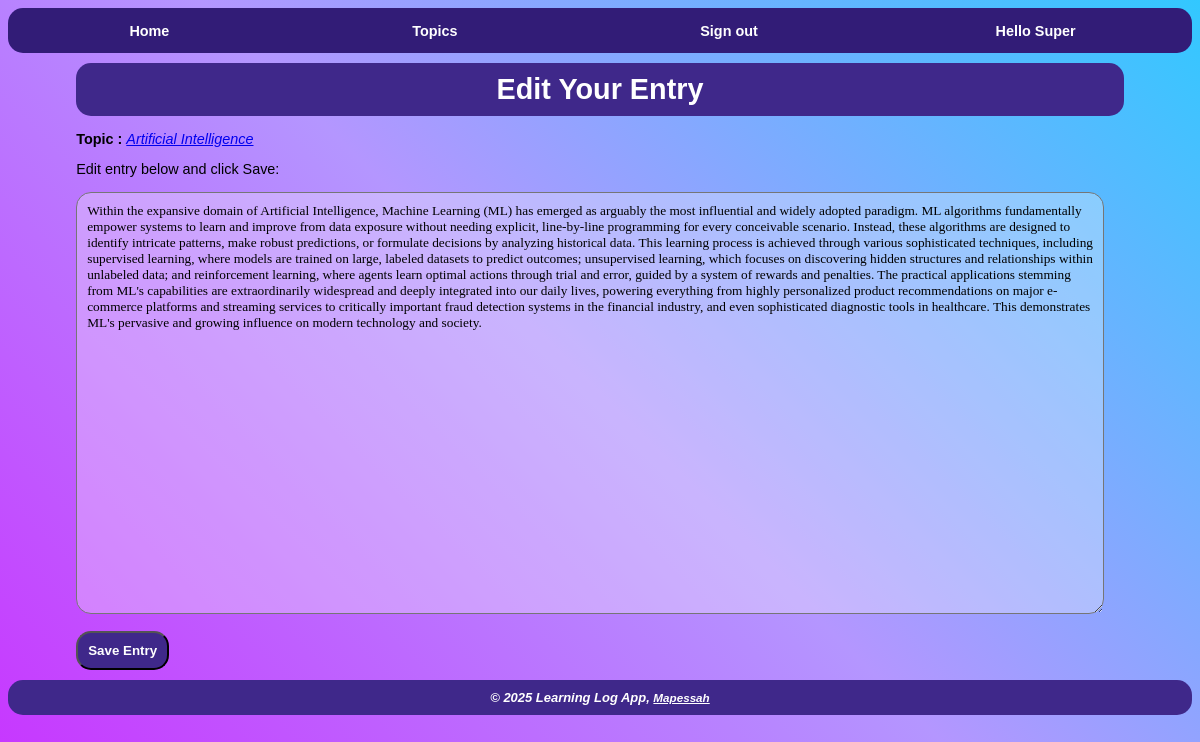
Screenshot of /edit_entry/32/ (signed in) with the database file from the repository.
### learning_log/models.py (models this page shows, shortened)
class Topic(models.Model):
    text = models.CharField(max_length=200)
    owner = models.ForeignKey(User, on_delete=models.CASCADE)
    date_added = models.DateTimeField(auto_now_add=True)

class Entry(models.Model):
    topic = models.ForeignKey(Topic, on_delete=models.CASCADE)
    text = models.TextField()
    date_added = models.DateTimeField(auto_now_add=True)
    class Meta:
        verbose_name_plural = 'entries'

### learning_log/views.py (the view)
# urls.py: path('edit_entry/<int:entry_id>/', views.edit_entry, name='edit_entry'),
@login_required
def edit_entry(request, entry_id):
    entry = Entry.objects.get(id=entry_id)
    topic = entry.topic
    if request.user != topic.owner:
        raise Http404
    if request.method != 'POST':
        form = EntryForm(instance=entry)
    else:
        form = EntryForm(instance=entry, data=request.POST)
        if form.is_valid():
            form.save()
            return redirect('learning_log:topic', topic_id=topic.id)
    context = {'form': form, 'entry': entry, 'topic': topic}
    return render(request, 'learning_log/edit_entry.html', context)

### learning_log/forms.py
class EntryForm(forms.ModelForm):
    class Meta:
        model = Entry
        fields = ['text']
        labels = {'text': ''}

### learning_log/templates/learning_log/edit_entry.html (shortened to what this page needs)
{% extends 'learning_log/base.html' %}
{% block content %}
    <div id="edit-entry-form-page">
        <h1>Edit Your Entry</h1>
        <p>
            <b>Topic :</b>
            <a href="{% url 'learning_log:topic' topic.id %}"> <i>{{ topic.text }}</i></a>
        </p>
        Edit entry below and click Save:
        <form action="{% url 'learning_log:edit_entry' entry.id %}" method="post">
            {{ form.as_p }}
            <button name="submit" id="edit-entry-form-button">Save Entry</button>
        </form>
    </div>
{% endblock content %}

### learning_log/templates/learning_log/base.html (shortened to what this page needs)
{% load static %}
<!DOCTYPE html>
<html>
    <head>
        <link rel="stylesheet" href="{% static 'learning_log/css/base_styles.css' %}">
    </head>
    <body>
        <div id="body-content">
            <div id="navigation-bar">
                <p>
                    <div id="navigation-item">
                        <a href="{% url 'learning_log:index' %}">Home</a>
                    </div>
                    <div id="navigation-item">
                        <a href="{% url 'learning_log:topics' %}">Topics</a>
                    </div>
                {% if user.is_authenticated %}
                    <div id="navigation-item">
                        <form action="{% url 'accounts:logout' %}" method="post">
                            <button name="submit" id="logout-button">Sign out</button>
                        </form>
                    </div>
                    <div id="navigation-item">Hello <span id="username">{{ user.username }}</span></div>
                {% else %}
                    <div id="navigation-item"><a href="{% url 'accounts:login' %}">Login</a></div>
                    <div id="navigation-item"><a href="{% url 'accounts:register' %}">Register</a></div>
                {% endif %}
                </p>
            </div>
            <div id="block-content">
            {% block content %}
            {% endblock content %}
            </div>
            <div id="footer">
                &copy; 2025 Learning Log App,
                <a href="https://github.com/mapessah/">Mapessah</a>
            </div>
        </div>
    </body>
</html>

### learning_log/static/learning_log/css/base_styles.css (style rules this page uses)
body { background: linear-gradient(45deg, rgb(200,50, 255), rgb(180, 150, 255), rgb(50, 200, 255)); background-attachment: fixed; font-family: 'Franklin Gothic Medium', 'Arial Narrow', Arial, sans-serif; font-size: .9em; }
#block-content { padding: 10px; min-height: 75vh; display: flex; }
#edit-entry-form-page,#new-entry-form-page { margin: auto; width: 90%; }
#edit-entry-form-page form, #new-entry-form-page form { width: 97%; }
#navigation-bar { display: flex; background: rgb(50, 28, 119); height: 1.2cm; border-radius: 15px; }
#navigation-item { margin: auto; }
#navigation-item a, #navigation-bar a, #navigation-item, #logout-button { color: white; font-weight: bold; text-decoration: none; padding: 5px; background: none; border: none; font-size: 1em; }
#footer { background: rgb(63, 40, 138); padding: 10px; text-align: center; border-radius: 15px; }
#footer a, #footer { color: white; font-weight: bold; font-size: .9em; font-style: italic; }
h1, h2, h3 { background-color: rgb(63, 40, 138); color: white; text-align: center; padding: 10px; margin-top: 0; margin-bottom: 0; border-radius: 15px; }
#username { text-transform: capitalize; }
#new-topic-button, #edit-entry-form-button ,#new-entry-form-button, #new-entry-button, #edit-entry-button, #login-form-button, #registration-form-button { background-color: rgb(63, 40, 138); color: white; text-align: center; padding: 10px; text-decoration: none; font-weight: bold; border-radius: 15px; }
form { display:table; }
form textarea { background-color: rgba(250, 250, 250, .3); font-family: fantasy; padding: 10px; height: 50vh; border-radius: 15px; resize: vertical; width: 99%; }

### rows the page displays
Topic: text "Artificial Intelligence"
Entry: text "Within the expansive domain of Artificial Intelligence, Machine Learning (ML) has emerged as arguably the most influential and widely adopted paradigm. ML algorithms fundamentally empower systems to learn and improve from data exposure without needing explicit, line-by-line programming for every conceivable scenario. Instead, these algorithms are designed to identify intricate patterns, make robust predictions, or formulate decisions by analyzing historical data. This learning process is achieved through various sophisticated techniques, including supervised learning, where models are trained on large, labeled datasets to predict outcomes; unsupervised learning, which focuses on discovering…"

### other values shown
{{ user.username }} "Super"
